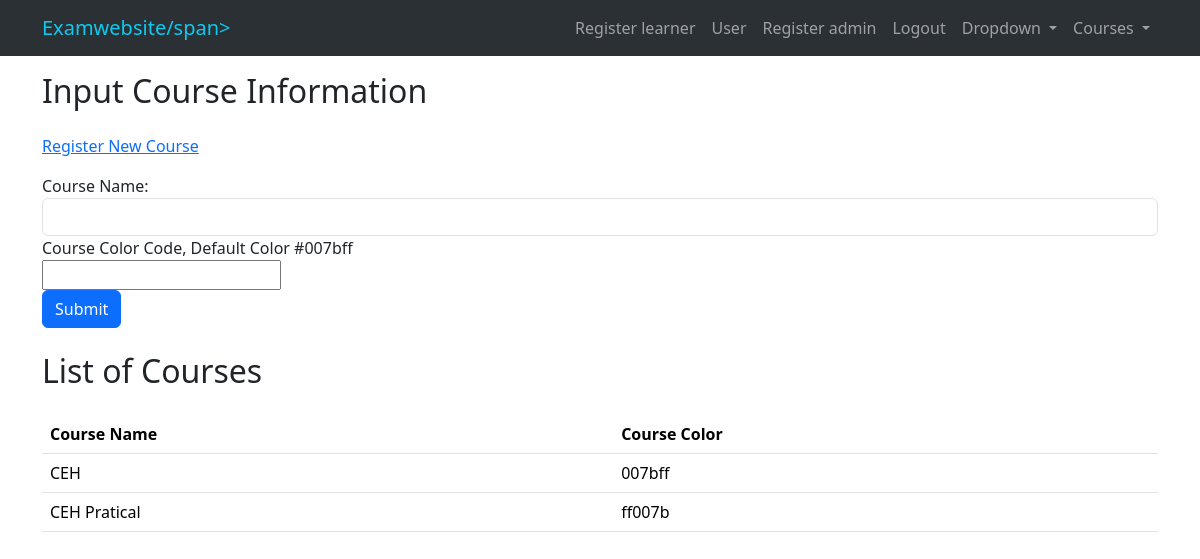
The page /course/ (signed in) on the database its author committed.
### user/models.py (models this page shows, shortened)
class Course(models.Model):
    name = models.CharField(max_length=30)
    color = models.CharField(max_length=7, default='#007bff')

### user/views.py (the view, shortened to what this page needs)
# urls.py: path('course/',views.course,name='course'),
@user_passes_test(is_admin)
def course(request):
    courses = Course.objects.all()
    return render(request, 'dashboard/course.html', {'courses': courses})

### user/views.py (called while the page is built)
def is_admin(user):
    result = user.is_authenticated and user.is_lectuer
    print(f'is_admin result for user {user}: {result}')
    return result

def user_passes_test(test_func):
    def decorator(view_func):
        @wraps(view_func)
        def _wrapped_view(request, *args, **kwargs):
            if test_func(request.user):
                return view_func(request, *args, **kwargs)
            else:
                return redirect('unauthorized_access')  # Adjust the redirect URL as needed
        return _wrapped_view
    return decorator

### user/templates/dashboard/course.html (shortened to what this page needs)
{% extends "dashboard/index2.html" %}
{% block content %}
<div class="container mt-5">
    <h2>Input Course Information</h2>
    <form method="post" class="mt-4">
      <div class="form-group">
        <ol class="breadcrumb">
            <li class="breadcrumb-item">
                <a href="">Register New Course</a>
            </li>
        </ol>
        <label for="id_name">Course Name:</label>
        <input type="text" class="form-control" id="id_name" name="name" required>
        <div class="row">
                <div class="col"><label>Course Color Code, Default Color #007bff</label><br>
                  <input type="text" name="color">
            </div>
      </div>
      <button type="submit" class="btn btn-primary">Submit</button>
    </form>
    <h2 class="mt-4">List of Courses</h2>
    {% if courses %}
      <table class="table mt-4">
        <thead>
          <tr>
            <th scope="col">Course Name</th>
            <th scope="col">Course Color</th>
          </tr>
        </thead>
        <tbody>
          {% for course in courses %}
            <tr>
              <td>{{ course.name }}</td>
              <td>{{ course.color }}</td>
            </tr>
          {% endfor %}
        </tbody>
      </table>
    {% else %}
      <p>None</p>
    {% endif %}
  </div>
{% endblock %}

### rows shown on the page
Course: name "CEH", color "007bff"
Course: name "CEH Pratical", color "ff007b"
